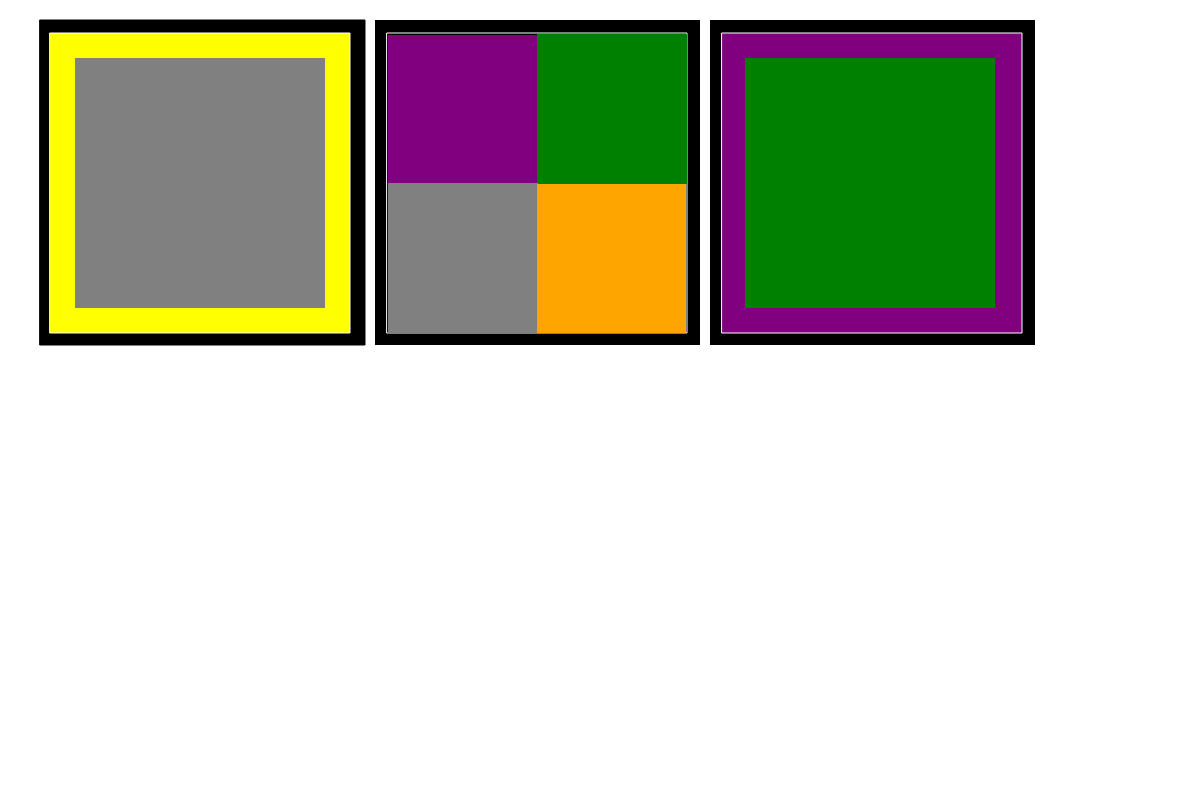
Frame 1 (no input)
Frame 60 (no input): identical to frame 1, image omitted
Frame 120 (the mouse pressed at the canvas centre since frame 60): identical to frame 1, image omitted

The p5.js sketch that drew this single still picture (run headless with seeded random() and noise() and a simulated clock; from frame 60 on, the mouse is pressed at the canvas centre):

// p5.js sketch
// ── sketch.js
//wall drawing 583H&F
//three squares, second square
//has 2x2 grid

function setup() {
  
  createCanvas(1200, 800);
  
}

function draw() {
 //call custom funcs
  
  firstSquare();
  
  secondSquare();
  
  thirdSquare();
  
  console.log("drawing complete");
}

//first square
function firstSquare() {
  
   //black bg
  fill('black');
  square(40,20,325);
  
  //yellow square
  stroke('white');
  strokeWeight(1);
  fill('yellow');
  square(50,33,300);
  
  //grey square
  noStroke();
  fill('grey');
  square(75,58,250);
  
  //black bg
  fill('black');
  square(375,20,325);
  
  //white accent
  stroke('white');
  strokeWeight(1);
  square(387,33,300);
  
}


//second square
function secondSquare() {
  
  //q1
  noStroke();
  fill('purple');
  square(388,35,150)
  
  //q2
  noStroke();
  fill('green');
  square(537,34,150);
  
  //q3
  noStroke();
  fill('grey');
  square(388,183,150);
 
  //q4
  noStroke();
  fill('orange');
  square(537,184,149);
  
}

function thirdSquare() {
  //black bg
  fill('black');
  square(710,20,325);
  
  //yellow square
  stroke('white');
  strokeWeight(1);
  fill('purple');
  square(722,33,300);
  
  //grey square
  noStroke();
  fill('green');
  square(745,58,250);
  
}
// ── style.css
html, body {
  margin: 0;
  padding: 0;
}
canvas {
  display: block;
  padding: 40px;
}
